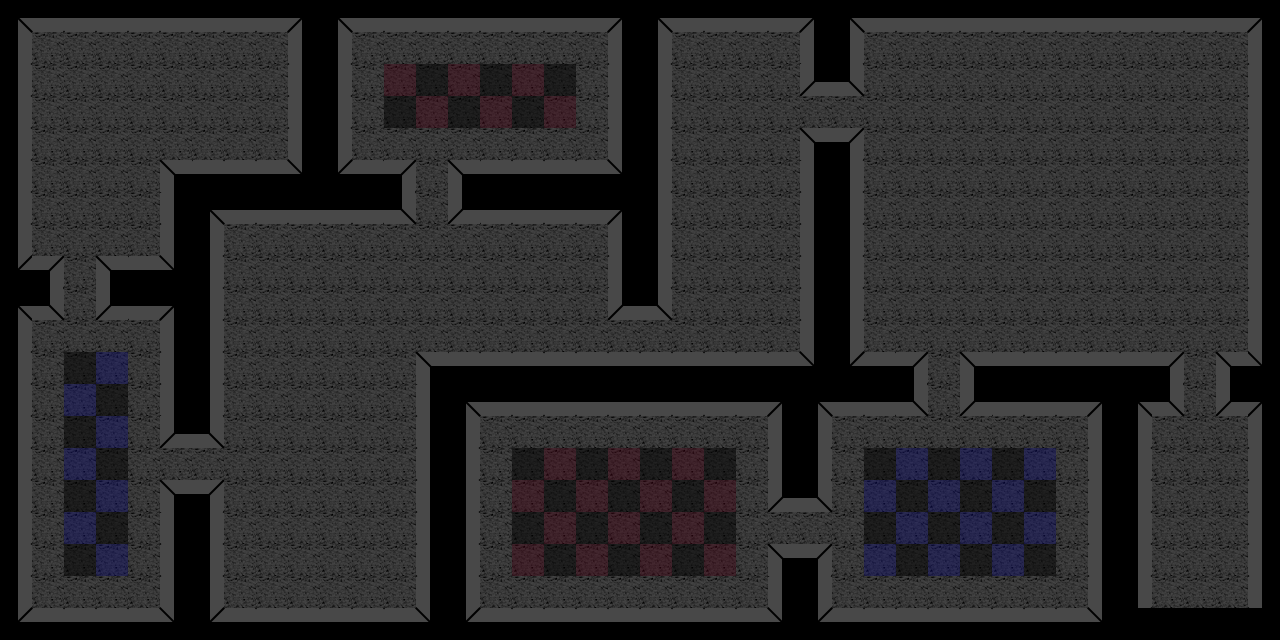

A level layout from a 2D game, rendered from its tile map. Below: a short description, then the map file with tile-grid data replaced by summaries:
An orthogonal 40x20 tile map with 32x32 px tiles, 1 tile layer (background) and 28 objects (24x Enemy, 3x PlayerTrigger, Player).

<map version="1.0" tiledversion="1.0.3" orientation="orthogonal" renderorder="left-up" width="40" height="20" tilewidth="32" tileheight="32" nextobjectid="34">
 <tileset firstgid="1" name="tileset" tilewidth="32" tileheight="32" tilecount="64" columns="8">
  <image source="../images/tileset.png" width="256" height="256" />
 </tileset>
 <layer name="background" width="40" height="20">
  <data>[800 cells, 800 non-empty, 17 distinct tile ids]</data>
 </layer>
 <objectgroup name="objects">
  <object id="1" name="player" type="Player" gid="9" x="1187" y="543" width="32" height="32">
   <properties>
    <property name="ammo" type="int" value="5" />
   </properties>
  </object>
  <object id="2" name="enemy1" type="Enemy" gid="17" x="988" y="342" width="32" height="32">
   <properties>
    <property name="difficulty" type="float" value="0.8" />
   </properties>
  </object>
  <object id="3" name="enemy3" type="Enemy" gid="17" x="887" y="99" width="32" height="32">
   <properties>
    <property name="difficulty" type="float" value="0.8" />
   </properties>
  </object>
  <object id="4" name="enemy2" type="Enemy" gid="17" x="877" y="238" width="32" height="32">
   <properties>
    <property name="difficulty" type="float" value="0.8" />
   </properties>
  </object>
  <object id="5" name="enemy4" type="Enemy" gid="17" x="1086" y="80" width="32" height="32">
   <properties>
    <property name="difficulty" type="float" value="0.8" />
   </properties>
  </object>
  <object id="6" name="enemy5" type="Enemy" gid="17" x="873" y="599" width="32" height="32">
   <properties>
    <property name="difficulty" type="float" value="0.8" />
   </properties>
  </object>
  <object id="7" name="enemy7" type="Enemy" gid="17" x="1005" y="582" width="32" height="32">
   <properties>
    <property name="difficulty" type="float" value="0.8" />
   </properties>
  </object>
  <object id="8" name="enemy6" type="Enemy" gid="17" x="947" y="509" width="32" height="32">
   <properties>
    <property name="difficulty" type="float" value="0.8" />
   </properties>
  </object>
  <object id="9" name="enemy8" type="Enemy" gid="17" x="717" y="239" width="32" height="32">
   <properties>
    <property name="difficulty" type="float" value="1" />
   </properties>
  </object>
  <object id="10" name="enemy9" type="Enemy" gid="17" x="526" y="497" width="32" height="32">
   <properties>
    <property name="difficulty" type="float" value="0.3" />
   </properties>
  </object>
  <object id="11" name="enemy10" type="Enemy" gid="17" x="626" y="578" width="32" height="32">
   <properties>
    <property name="difficulty" type="float" value="0.3" />
   </properties>
  </object>
  <object id="12" name="enemy11" type="Enemy" gid="17" x="243" y="598" width="32" height="32">
   <properties>
    <property name="difficulty" type="float" value="0.8" />
   </properties>
  </object>
  <object id="13" name="enemy12" type="Enemy" gid="17" x="299" y="518" width="32" height="32">
   <properties>
    <property name="difficulty" type="float" value="0.8" />
   </properties>
  </object>
  <object id="15" name="enemy14" type="Enemy" gid="17" x="340" y="595" width="32" height="32">
   <properties>
    <property name="difficulty" type="float" value="0.8" />
   </properties>
  </object>
  <object id="16" name="enemy15" type="Enemy" gid="17" x="547" y="78" width="32" height="32">
   <properties>
    <property name="difficulty" type="float" value="1" />
   </properties>
  </object>
  <object id="17" name="enemy16" type="Enemy" gid="17" x="47" y="597" width="32" height="32">
   <properties>
    <property name="difficulty" type="float" value="0.8" />
   </properties>
  </object>
  <object id="18" name="enemy17" type="Enemy" gid="17" x="50" y="376" width="32" height="32">
   <properties>
    <property name="difficulty" type="float" value="0.8" />
   </properties>
  </object>
  <object id="19" name="enemy19" type="Enemy" gid="17" x="239" y="93" width="32" height="32">
   <properties>
    <property name="difficulty" type="float" value="0.8" />
   </properties>
  </object>
  <object id="20" name="enemy18" type="Enemy" gid="17" x="130" y="87" width="32" height="32">
   <properties>
    <property name="difficulty" type="float" value="0.8" />
   </properties>
  </object>
  <object id="21" name="enemy20" type="Enemy" gid="17" x="41" y="69" width="32" height="32">
   <properties>
    <property name="difficulty" type="float" value="0.8" />
   </properties>
  </object>
  <object id="22" name="enemy27" type="Enemy" gid="17" x="498" y="290" width="32" height="32">
   <properties>
    <property name="difficulty" type="float" value="0.1" />
   </properties>
  </object>
  <object id="25" name="enemy26" type="Enemy" gid="17" x="474" y="318" width="32" height="32">
   <properties>
    <property name="difficulty" type="float" value="0.1" />
   </properties>
  </object>
  <object id="26" name="enemy24" type="Enemy" gid="17" x="518" y="341" width="32" height="32">
   <properties>
    <property name="difficulty" type="float" value="0.1" />
   </properties>
  </object>
  <object id="27" name="enemy21" type="Enemy" gid="17" x="307" y="285" width="32" height="32">
   <properties>
    <property name="difficulty" type="float" value="0.1" />
   </properties>
  </object>
  <object id="28" name="enemy22" type="Enemy" gid="17" x="259" y="352" width="32" height="32">
   <properties>
    <property name="difficulty" type="float" value="0.1" />
   </properties>
  </object>
  <object id="29" name="trigger_killeveryone" type="PlayerTrigger" gid="45" x="1152" y="624" width="32" height="32" />
  <object id="32" name="trigger_killeveryone" type="PlayerTrigger" gid="45" x="1184" y="624" width="32" height="32" />
  <object id="33" name="trigger_killeveryone" type="PlayerTrigger" gid="45" x="1215" y="624" width="32" height="32" />
 </objectgroup>
</map>
